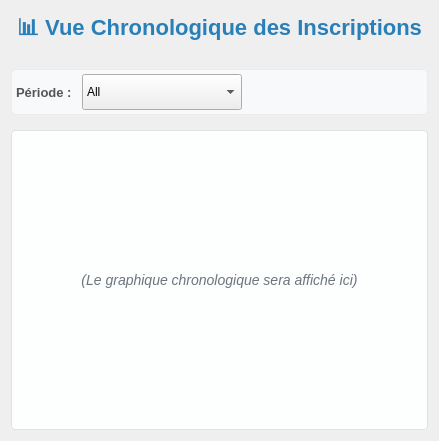
      <widget class="QWidget" name="statisticsPage">
       <layout class="QVBoxLayout" name="verticalLayout_Stats" stretch="0,0,1">
        <property name="spacing">
         <number>15</number>
        </property>
        <item>
         <widget class="QLabel" name="label_StatsTitle">
          <property name="styleSheet">
           <string notr="true">font-size: 22px; font-weight: 600; color: #2980b9; padding-bottom: 5px;</string>
          </property>
          <property name="text">
           <string>📊 Vue Chronologique des Inscriptions</string>
          </property>
         </widget>
        </item>
        <item>
         <widget class="QWidget" name="statsControlWidget" native="true">
          <property name="styleSheet">
           <string notr="true">#statsControlWidget { background-color: #f8f9fa; border: 1px solid #e9ecef; border-radius: 5px; padding: 8px; }
#statsControlWidget QLabel { font-weight: bold; color: #555; font-size: 13px; }
/* ComboBox style inherited */
</string>
          </property>
          <layout class="QHBoxLayout" name="horizontalLayout_StatsControls">
           <property name="spacing">
            <number>10</number>
           </property>
           <property name="leftMargin">
            <number>5</number>
           </property>
           <property name="topMargin">
            <number>5</number>
           </property>
           <property name="rightMargin">
            <number>5</number>
           </property>
           <property name="bottomMargin">
            <number>5</number>
           </property>
           <item>
            <widget class="QLabel" name="label_TimeRange">
             <property name="text">
              <string>Période :</string>
             </property>
            </widget>
           </item>
           <item>
            <widget class="QComboBox" name="comboBoxchoisi">
             <property name="minimumSize">
              <size>
               <width>160</width>
               <height>36</height>
              </size>
             </property>
             <property name="styleSheet">
              <string notr="true">/* Using general ComboBox style */</string>
             </property>
             <item>
              <property name="text">
               <string>All</string>
              </property>
             </item>
             <item>
              <property name="text">
               <string>Asie</string>
              </property>
             </item>
             <item>
              <property name="text">
               <string>Afrique</string>
              </property>
             </item>
             <item>
              <property name="text">
               <string>Europe</string>
              </property>
             </item>
            </widget>
           </item>
           <item>
            <spacer name="horizontalSpacer_StatsControls">
             <property name="orientation">
              <enum>Qt::Orientation::Horizontal</enum>
             </property>
             <property name="sizeHint" stdset="0">
              <size>
               <width>40</width>
               <height>20</height>
              </size>
             </property>
            </spacer>
           </item>
          </layout>
         </widget>
        </item>
        <item>
         <widget class="QFrame" name="chartFrame">
          <property name="sizePolicy">
           <sizepolicy hsizetype="Preferred" vsizetype="Expanding">
            <horstretch>0</horstretch>
            <verstretch>1</verstretch>
           </sizepolicy>
          </property>
          <property name="minimumSize">
           <size>
            <width>0</width>
            <height>300</height>
           </size>
          </property>
          <property name="styleSheet">
           <string notr="true">#chartFrame {
    border: 1px solid #dee2e6; background-color: #fdfefe; border-radius: 4px;
}
QLabel#chartInfoLabel { /* Target specifically if needed */
   color: #6c757d; font-size: 14px; font-style: italic;
}
</string>
          </property>
          <property name="frameShape">
           <enum>QFrame::Shape::StyledPanel</enum>
          </property>
          <property name="frameShadow">
           <enum>QFrame::Shadow::Plain</enum>
          </property>
          <layout class="QVBoxLayout" name="verticalLayout_ChartContainer">
           <property name="leftMargin">
            <number>5</number>
           </property>
           <property name="topMargin">
            <number>5</number>
           </property>
           <property name="rightMargin">
            <number>5</number>
           </property>
           <property name="bottomMargin">
            <number>5</number>
           </property>
           <item>
            <widget class="QLabel" name="chartInfoLabel">
             <property name="sizePolicy">
              <sizepolicy hsizetype="Preferred" vsizetype="Expanding">
               <horstretch>0</horstretch>
               <verstretch>1</verstretch>
              </sizepolicy>
             </property>
             <property name="text">
              <string>(Le graphique chronologique sera affiché ici)</string>
             </property>
             <property name="alignment">
              <set>Qt::AlignmentFlag::AlignCenter</set>
             </property>
            </widget>
           </item>
          </layout>
         </widget>
        </item>
       </layout>
      </widget>
